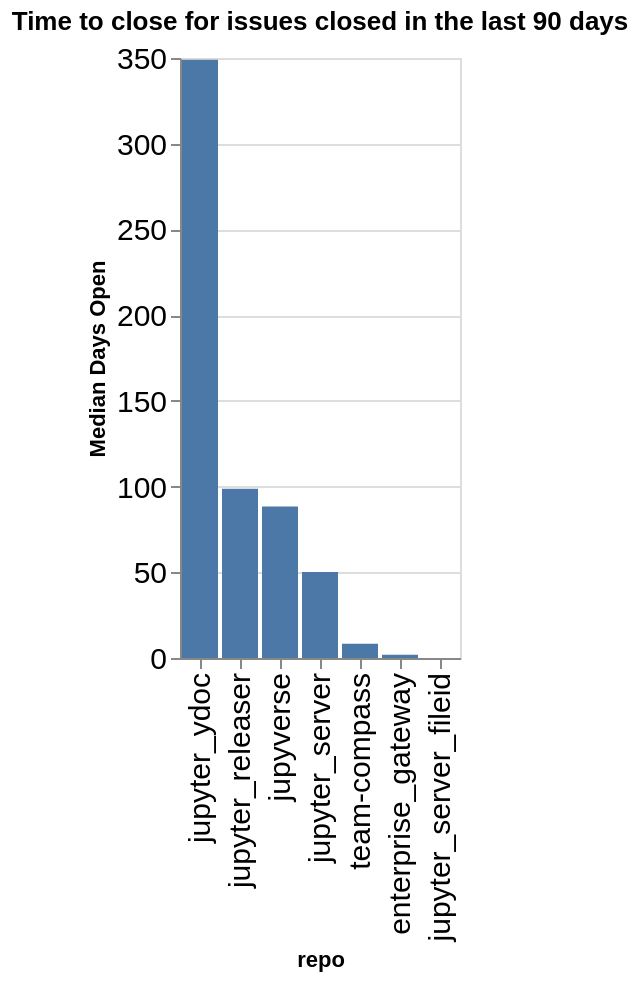

Notebook cell for this chart:
### Code cell
time_open = closed.groupby(['org', 'repo']).agg({'time_open': 'median'}).reset_index()
time_open['time_open'] = time_open['time_open'] / (60 * 60 * 24)
time_open['org/repo'] = time_open.apply(lambda a: a['org'] + '/' + a['repo'], axis=1)
sorted_vals = time_open.sort_values(['org', 'time_open'], ascending=False)['repo'].values
alt.Chart(data=time_open, title=f"Time to close for issues closed in the last {n_days} days").mark_bar().encode(
    x=alt.X('repo', sort=alt.Sort(sorted_vals.tolist())),
    y=alt.Y('time_open', title="Median Days Open"),
)

### Figure 1 — Vega-Lite specification as saved in the notebook (floating-point values rounded to 4 significant figures)
{"config": {"axisLeft": {"labelFontSize": 15}, "axisBottom": {"labelFontSize": 15}}, "data": {"name": "data-f9b37fcf148700bc9188f2832e7ae47b"}, "mark": {"type": "bar"}, "encoding": {"x": {"field": "repo", "sort": ["jupyter_ydoc", "jupyter_releaser", "jupyverse", "jupyter_server", "team-compass", "enterprise_gateway", "jupyter_server_fileid"], "type": "nominal"}, "y": {"field": "time_open", "title": "Median Days Open", "type": "quantitative"}}, "title": "Time to close for issues closed in the last 90 days", "$schema": "https://vega.github.io/schema/vega-lite/v5.20.1.json", "datasets": {"data-f9b37fcf148700bc9188f2832e7ae47b": [{"org": "jupyter-server", "repo": "enterprise_gateway", "time_open": 1.91, "org/repo": "jupyter-server/enterprise_gateway"}, {"org": "jupyter-server", "repo": "jupyter_releaser", "time_open": 98.77, "org/repo": "jupyter-server/jupyter_releaser"}, {"org": "jupyter-server", "repo": "jupyter_server", "time_open": 50.24, "org/repo": "jupyter-server/jupyter_server"}, {"org": "jupyter-server", "repo": "jupyter_server_fileid", "time_open": 0.03341, "org/repo": "jupyter-server/jupyter_server_fileid"}, {"org": "jupyter-server", "repo": "jupyter_ydoc", "time_open": 349.0, "org/repo": "jupyter-server/jupyter_ydoc"}, {"org": "jupyter-server", "repo": "jupyverse", "time_open": 88.39, "org/repo": "jupyter-server/jupyverse"}, {"org": "jupyter-server", "repo": "team-compass", "time_open": 8.338, "org/repo": "jupyter-server/team-compass"}]}}
